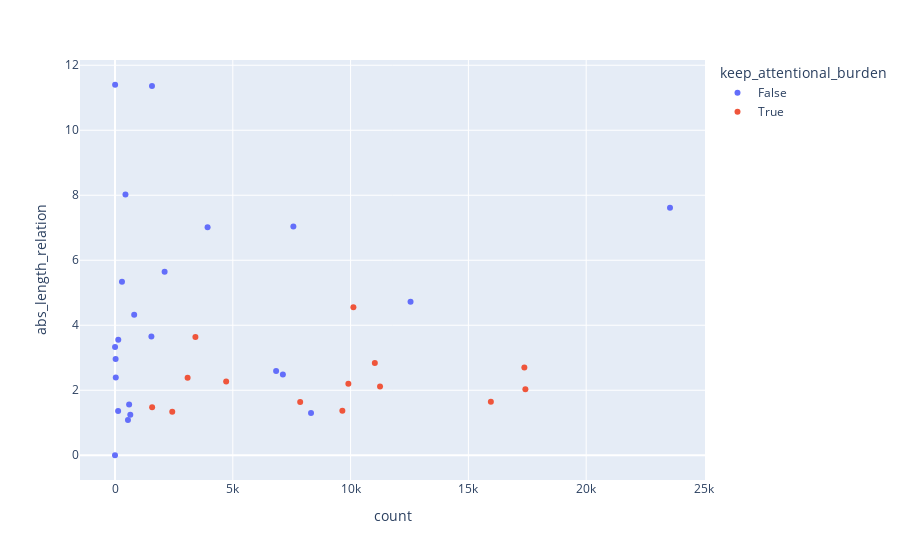

Source (notebook cell):
### Code cell
px.scatter(df, x="count", y="abs_length_relation", hover_data=[df.index],
           color="keep_attentional_burden"
           )

### Figure 1 — Plotly figure (JSON) as saved in the notebook; plotly's stock layout.template omitted (floating-point values rounded to 4 significant figures)
{"data": [{"customdata": [["fixed"], ["iobj"], ["compound"], ["goeswith"], ["expl"], ["reparandum"], ["mark"], ["cc"], ["orphan"], ["dep"], ["vocative"], ["appos"], ["discourse"], ["root"], ["csubj"], ["ccomp"], ["advcl"], ["conj"], ["punct"], ["list"], ["parataxis"], ["dislocated"], ["_"]], "hovertemplate": "keep_attentional_burden=False<br>count=%{x}<br>abs_length_relation=%{y}<br>deprel_universal=%{customdata[0]}<extra></extra>", "legendgroup": "False", "marker": {"color": "#636efa", "symbol": "circle"}, "mode": "markers", "name": "False", "orientation": "v", "showlegend": true, "type": "scatter", "x": [550, 649, 8320, 133, 600, 33, 7126, 6838, 26, 3, 139, 1545, 814, 12544, 296, 2106, 3930, 7571, 23557, 444, 1570, 5, 0], "xaxis": "x", "y": [1.085, 1.248, 1.3, 1.361, 1.562, 2.394, 2.488, 2.59, 2.962, 3.333, 3.554, 3.653, 4.326, 4.721, 5.338, 5.649, 7.012, 7.036, 7.617, 8.023, 11.36, 11.4, 0], "yaxis": "y"}, {"customdata": [["nummod"], ["amod"], ["flat"], ["aux"], ["det"], ["case"], ["advmod"], ["obj"], ["cop"], ["xcomp"], ["nsubj"], ["nmod"], ["acl"], ["obl"]], "hovertemplate": "keep_attentional_burden=True<br>count=%{x}<br>abs_length_relation=%{y}<br>deprel_universal=%{customdata[0]}<extra></extra>", "legendgroup": "True", "marker": {"color": "#EF553B", "symbol": "circle"}, "mode": "markers", "name": "True", "orientation": "v", "showlegend": true, "type": "scatter", "x": [2430, 9650, 1576, 7860, 15954, 17419, 11249, 9905, 4718, 3082, 17375, 11029, 3413, 10119], "xaxis": "x", "y": [1.335, 1.372, 1.478, 1.635, 1.649, 2.031, 2.117, 2.204, 2.268, 2.386, 2.701, 2.837, 3.639, 4.555], "yaxis": "y"}], "layout": {"legend": {"title": {"text": "keep_attentional_burden"}, "tracegroupgap": 0}, "margin": {"t": 60}, "xaxis": {"anchor": "y", "domain": [0, 1], "title": {"text": "count"}}, "yaxis": {"anchor": "x", "domain": [0, 1], "title": {"text": "abs_length_relation"}}}}
